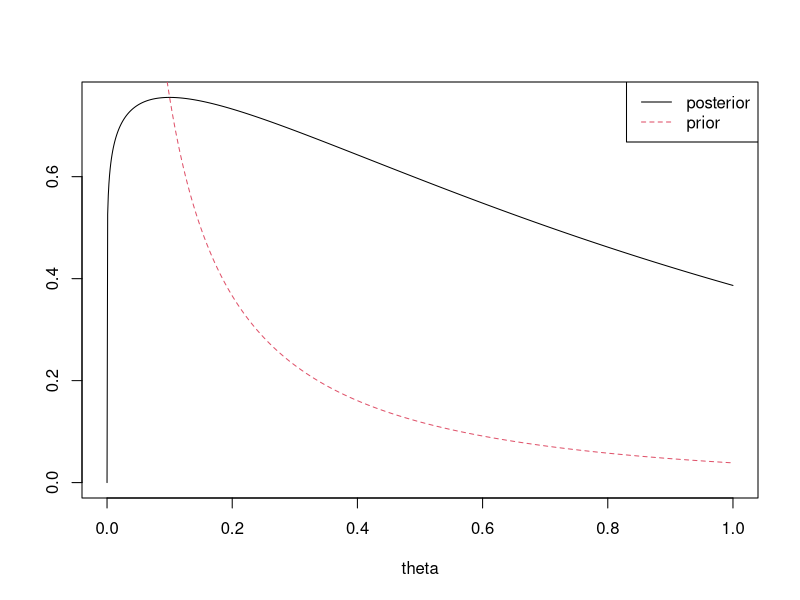

Write the R code that produced this figure.
## ---- chunk 1
set.seed(123)
theta <- seq(0,1,length.out = 1000)

# Data
obs.data <- str(20.9, 69.7, 3.6, 21.8, 21.4, 0.4, 6.7, 10.0)
n <- length(obs.data)
x <- sum(obs.data)

# Prior parameters
a <- 0.1
b <- 1.0 

# Posterior parameter 
plot(theta, dgamma(theta,a + 1 ,b + x),type = "l",
     xlab = "theta",ylab = "")

lines(theta, dgamma(theta,a,b), col = 2, lty = 2)

legend("topright",legend = c("posterior","prior"),lty = c(1,2),col = c(1,2))


